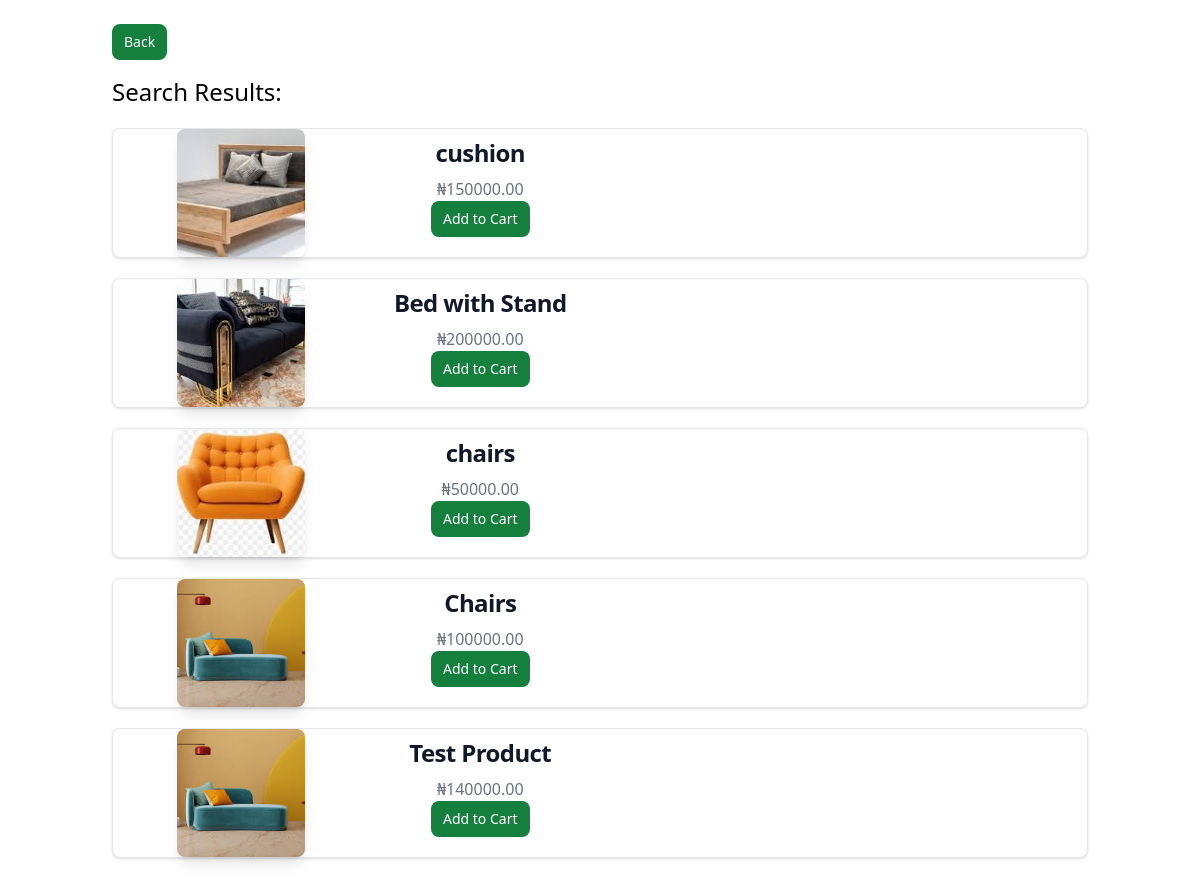
The app's page /search/ with its own data.
### Store/models.py (models this page shows, shortened)
class Product(models.Model):
    store = models.ForeignKey(Mystore, on_delete=models.CASCADE, related_name="products")
    name = models.CharField(max_length=50)
    price = models.PositiveIntegerField(default=1)
    description = models.CharField(max_length=100)
    image = models.ImageField(upload_to='productimages')

### User/views.py (the view)
# urls.py: path('search/', views.searchresult, name='search'),
def searchresult(request):
      products = Product.objects.all()
      search_term = request.GET.get('search', '')  # Default to an empty string if no search term is provided
      if search_term:
            products = products.filter(Q(name__icontains=search_term) | Q(description__icontains=search_term))
      return render(request, "User/searchresult.html", {'search_term':search_term, 'products':products})

### User/templates/User/searchresult.html (shortened to what this page needs)
{% extends "User/base.html"%}
{% block content %}
<div class="products">
    <a href="{% url 'index' %}" class="inline-flex mb-4 items-center px-3 py-2 text-sm font-medium text-center text-white bg-green-700 rounded-lg hover:bg-green-800 focus:ring-4 focus:outline-none focus:ring-green-300 dark:bg-green-600 dark:hover:bg-green-700 dark:focus:ring-green-800">Back</a>
    {% if products %}
        <h2 class="text-2xl">Search Results:</h2>
        <ul>
            {% for product in products %}
            <div class="bg-white border border-gray-200 mt-5 grid grid-cols-1 sm:grid-cols-2 lg:grid-cols-4 gap-4 px-4 rounded-lg shadow">
                <a href="{% url "product_detail" product.id%}">
                    <img class="w-32 h-32 object-cover mx-auto rounded-lg shadow-lg" src="{{ product.image.url|default:'#' }}" alt="{{ product.name }}" />
                </a>
                <div class="p-2 text-center">
                    <a href="{% url "product_detail" product.id%}">
                        <h5 class="mb-2 text-2xl font-bold tracking-tight text-gray-900">{{ product.name }}</h5>
                    </a>
                    <p class="text-gray-500">₦{{ product.price|floatformat:2 }}</p>
                    <form action="{% url 'add_to_cart' product.id %}" method="POST">
                        <button type="submit" class="inline-flex items-center px-3 py-2 text-sm font-medium text-center text-white bg-green-700 rounded-lg hover:bg-green-800 focus:ring-4 focus:outline-none focus:ring-green-300 dark:bg-green-600 dark:hover:bg-green-700 dark:focus:ring-green-800">
                            Add to Cart
                        </button>
                    </form>
                </div>
            </div>
            {% endfor %}
        </ul>
    {% else %}
        <p>No products found matching "{{ search_term }}"</p>
    {% endif %}
</div>
{% endblock %}

### records on screen
Product: image (picture), name "cushion", price "150000.00"
Product: image (picture), name "Bed with Stand", price "200000.00"
Product: image (picture), name "chairs", price "50000.00"
Product: image (picture), name "Chairs", price "100000.00"
Product: image (picture), name "Test Product", price "140000.00"
